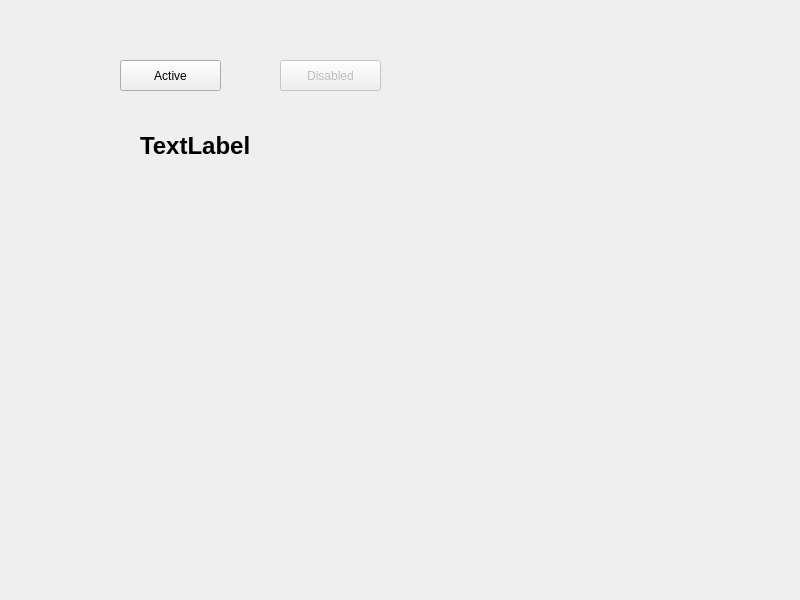
<?xml version="1.0" encoding="UTF-8"?>
<ui version="4.0">
 <class>Widget</class>
 <widget class="QWidget" name="Widget">
  <property name="geometry">
   <rect>
    <x>0</x>
    <y>0</y>
    <width>800</width>
    <height>600</height>
   </rect>
  </property>
  <property name="windowTitle">
   <string>Widget</string>
  </property>
  <widget class="QPushButton" name="activeButton">
   <property name="geometry">
    <rect>
     <x>120</x>
     <y>60</y>
     <width>101</width>
     <height>31</height>
    </rect>
   </property>
   <property name="text">
    <string>Active</string>
   </property>
  </widget>
  <widget class="QPushButton" name="disabledButton">
   <property name="enabled">
    <bool>false</bool>
   </property>
   <property name="geometry">
    <rect>
     <x>280</x>
     <y>60</y>
     <width>101</width>
     <height>31</height>
    </rect>
   </property>
   <property name="text">
    <string>Disabled</string>
   </property>
  </widget>
  <widget class="QLabel" name="label">
   <property name="geometry">
    <rect>
     <x>140</x>
     <y>120</y>
     <width>191</width>
     <height>51</height>
    </rect>
   </property>
   <property name="font">
    <font>
     <pointsize>18</pointsize>
     <weight>75</weight>
     <bold>true</bold>
    </font>
   </property>
   <property name="text">
    <string>TextLabel</string>
   </property>
  </widget>
 </widget>
 <resources/>
 <connections/>
</ui>
